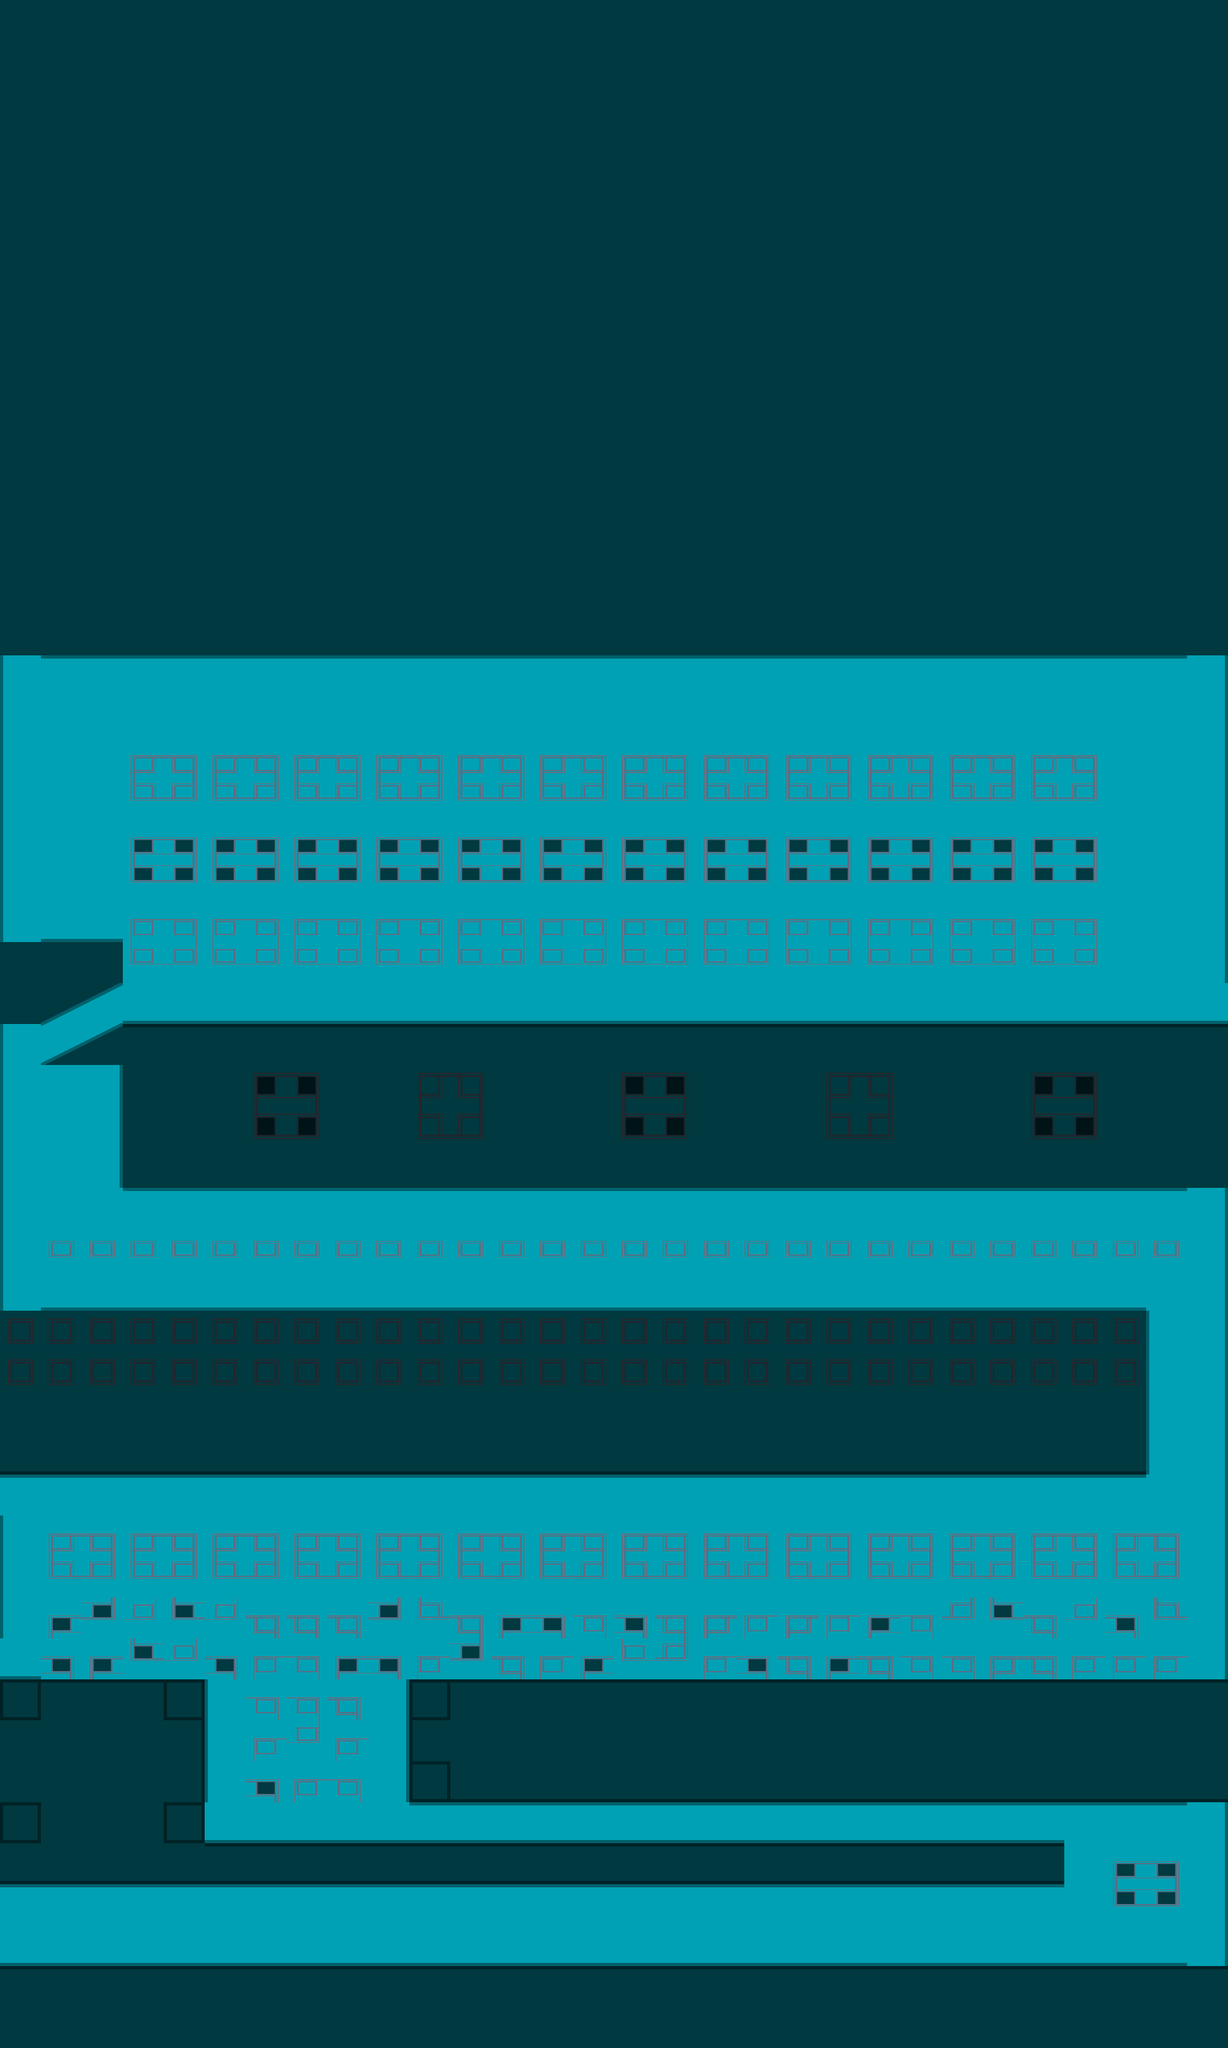

The image is a tile-based game level rendered from a .tmx file. Its description and source (layers, tilesets, objects; grid data summarised) follow:
An orthogonal 30x50 tile map with 64x64 px tiles, 1 tile layer (mapmain), 2 tilesets, 1 image layer and 24 objects.

<map version="1.0" orientation="orthogonal" renderorder="left-up" width="30" height="50" tilewidth="64" tileheight="64" nextobjectid="1">
 <tileset firstgid="1" name="mainTiles" tilewidth="64" tileheight="64" tilecount="64">
  <image source="../ICIPTiles1.png" trans="ff00ff" width="512" height="512" />
  <terraintypes>
   <terrain name="TestFloor" tile="-1" />
  </terraintypes>
  <tile id="1">
   <objectgroup draworder="index">
    <object id="0" x="0.5" y="61.5">
     <polygon points="0,0 63,-32.5 63.5,-58 -1,-57" />
    </object>
   </objectgroup>
  </tile>
  <tile id="2">
   <objectgroup draworder="index">
    <object id="0" x="0" y="29.5">
     <polygon points="0,0 59.5,-30 0,-28.5" />
    </object>
   </objectgroup>
  </tile>
  <tile id="8">
   <objectgroup draworder="index">
    <object id="0" x="0" y="0" width="63" height="63" />
   </objectgroup>
  </tile>
  <tile id="9">
   <objectgroup draworder="index">
    <object id="0" x="63.5" y="36">
     <polygon points="0,0 -56,27.5 0.5,26.5" />
    </object>
   </objectgroup>
  </tile>
  <tile id="10">
   <objectgroup draworder="index">
    <object id="0" x="63.5" y="2.5">
     <polygon points="0,0 -64,32.5 -64,61.5 -0.5,61" />
    </object>
   </objectgroup>
  </tile>
  <tile id="11">
   <objectgroup draworder="index">
    <object id="0" x="0" y="-0.5" width="63.5" height="64.5" />
   </objectgroup>
  </tile>
  <tile id="12">
   <objectgroup draworder="index">
    <object id="0" x="0" y="0" width="64.5" height="63" />
   </objectgroup>
  </tile>
  <tile id="13">
   <objectgroup draworder="index">
    <object id="0" x="0" y="-0.5" width="64" height="64" />
   </objectgroup>
  </tile>
  <tile id="14">
   <objectgroup draworder="index">
    <object id="0" x="0" y="0" width="63" height="64" />
   </objectgroup>
  </tile>
  <tile id="15">
   <objectgroup draworder="index">
    <object id="0" x="-1" y="-0.5" width="64.5" height="64.5" />
   </objectgroup>
  </tile>
  <tile id="17">
   <objectgroup draworder="index">
    <object id="0" x="0" y="0" width="63.5" height="63" />
   </objectgroup>
  </tile>
  <tile id="19">
   <objectgroup draworder="index">
    <object id="0" x="-0.5" y="0" width="64" height="63.5" />
   </objectgroup>
  </tile>
  <tile id="26">
   <objectgroup draworder="index">
    <object id="0" x="-1" y="0" width="64.5" height="63.5" />
   </objectgroup>
  </tile>
  <tile id="27">
   <objectgroup draworder="index">
    <object id="0" x="0" y="-0.5" width="63.5" height="64" />
   </objectgroup>
  </tile>
  <tile id="34">
   <objectgroup draworder="index">
    <object id="0" x="-0.5" y="0" width="64.5" height="63.5" />
   </objectgroup>
  </tile>
  <tile id="35">
   <objectgroup draworder="index">
    <object id="0" x="0" y="0" width="64" height="63.5" />
   </objectgroup>
  </tile>
  <tile id="36">
   <objectgroup draworder="index">
    <object id="0" x="0.5" y="0" width="63" height="64" />
   </objectgroup>
  </tile>
  <tile id="37">
   <objectgroup draworder="index">
    <object id="0" x="0" y="0" width="63.5" height="63.5" />
   </objectgroup>
  </tile>
  <tile id="38">
   <objectgroup draworder="index">
    <object id="0" x="0" y="0" width="64" height="63" />
   </objectgroup>
  </tile>
  <tile id="39">
   <objectgroup draworder="index">
    <object id="0" x="0" y="0" width="63.5" height="63.5" />
   </objectgroup>
  </tile>
  <tile id="44">
   <objectgroup draworder="index">
    <object id="0" x="0" y="-0.5" width="64" height="64" />
   </objectgroup>
  </tile>
  <tile id="45">
   <objectgroup draworder="index">
    <object id="0" x="0.5" y="-0.5" width="62.5" height="65" />
   </objectgroup>
  </tile>
  <tile id="46">
   <objectgroup draworder="index">
    <object id="0" x="0" y="0" width="64" height="63" />
   </objectgroup>
  </tile>
  <tile id="47">
   <objectgroup draworder="index">
    <object id="0" x="0" y="0" width="64" height="63.5" />
   </objectgroup>
  </tile>
 </tileset>
 <tileset firstgid="65" name="maintTiles2" tilewidth="64" tileheight="64" tilecount="64">
  <image source="../ICIPTiles2.png" trans="ff00ff" width="512" height="512" />
 </tileset>
 <imagelayer name="BGDark">
  <image source="../bgdark.jpg" />
 </imagelayer>
 <layer name="mapmain" width="30" height="50">
  <data>[1500 cells, 932 non-empty, 44 distinct tile ids]</data>
 </layer>
</map>